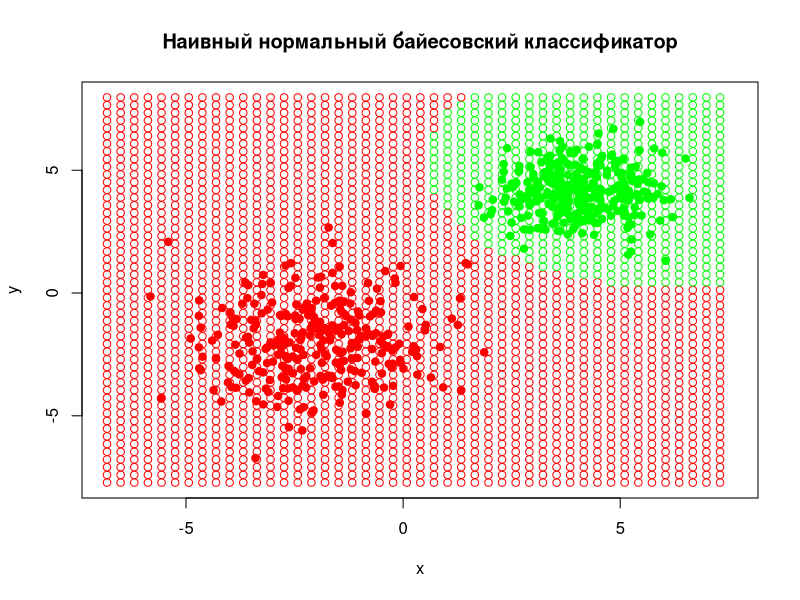

The R script that drew this image:
library("MASS")

getPyj <- function(x, M, D){
  return( (1/(D*sqrt(2*pi))) * exp(-1 * ((x - M)^2)/(2*D^2)) )
}

getNaiveBayesFunc <- function(means,vars)
{
  n <- dim(means)[1]
  funcs <- list()
  Prob <- rep(0.5,n)
  Prior <- rep(0.5,n)
  makefunc <- function(i) {
    force(i)
    function(X)
    { 
      res <- log(Prob[i] * Prior[i])
      
      for (j in seq(n)) {
        p <- getPyj(X[j], means[j,i],vars[j,i])
        res <- res + log(p)
      }
      return(res)
    }
  }
  for(i in seq(n))
  {
    funcs[[i]] <- makefunc(i)
  }
  
  solvingFunc <- function(X)
  {
    results <- vector()
    for (i in seq(n))
    {
      results[i] <- funcs[[i]](X)
    }
    #print (results)
    return(which.max(results))
  }
  return(solvingFunc)
}


n <- 300
sigma1 <- matrix(c(2, 0, 0, 2), 2, 2)
sigma2 <- matrix(c(1, 0, 0, 1), 2, 2)

mu1 <- c(-2,-2)
mu2 <- c(4,4)

xc1 <- mvrnorm(n=n, mu = mu1, Sigma = sigma1)
xc2 <- mvrnorm(n=n, mu = mu2, Sigma = sigma2)

plotxmin <- min(xc1[,1], xc2[,1]) - 1
plotymin <- min(xc1[,2], xc2[,2]) - 1
plotxmax <- max(xc1[,1], xc2[,1]) + 1
plotymax <- max(xc1[,2], xc2[,2]) + 1
plot(c(), type="n", xlab = "x", ylab = "y", xlim=c(plotxmin, plotxmax), ylim = c(plotymin, plotymax), main="Наивный нормальный байесовский классификатор")

colors <- c("red", "green")
points(xc1, pch=21, col=colors[1], bg=colors[1])
points(xc2, pch=21, col=colors[2], bg=colors[2])

m1 <- c(mean(xc1[,1]),mean(xc1[,2]))
m2 <- c(mean(xc2[,1]),mean(xc2[,2]))

d1 <- c(var(xc1[,1]),var(xc1[,2]))
d2 <- c(var(xc2[,1]),var(xc2[,2]))

l <- max(plotxmax - plotxmin, plotymax - plotymin)
x <- seq(plotxmin, plotxmax, l/50)
y <- seq(plotymin, plotymax, l/50)

means<-matrix(c(m1,m2),length(m1),2)
vars<-matrix(c(d1,d2),length(d1),2)

bayesSolvingFunc <- getNaiveBayesFunc(means,vars)

for (i in x) {
  for (j in y) {
    points(i, j, pch = 21, col = colors[bayesSolvingFunc(c(i,j))])
  }
}

